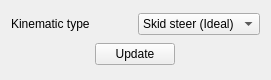
<?xml version="1.0" encoding="UTF-8"?>
<ui version="4.0">
 <class>KinematicProperties</class>
 <widget class="QWidget" name="KinematicProperties">
  <property name="geometry">
   <rect>
    <x>0</x>
    <y>0</y>
    <width>271</width>
    <height>80</height>
   </rect>
  </property>
  <property name="windowTitle">
   <string>Kinematic</string>
  </property>
  <layout class="QGridLayout" name="gridLayout">
   <item row="0" column="0">
    <layout class="QHBoxLayout" name="horizontalLayout">
     <item>
      <widget class="QLabel" name="label">
       <property name="text">
        <string>Kinematic type</string>
       </property>
      </widget>
     </item>
     <item>
      <widget class="QComboBox" name="comboBox">
       <item>
        <property name="text">
         <string>Skid steer (Ideal)</string>
        </property>
       </item>
       <item>
        <property name="text">
         <string>Omnidirectional</string>
        </property>
       </item>
       <item>
        <property name="text">
         <string>Ackermann</string>
        </property>
       </item>
      </widget>
     </item>
    </layout>
   </item>
   <item row="1" column="0" alignment="Qt::AlignHCenter">
    <widget class="QPushButton" name="updateButton">
     <property name="sizePolicy">
      <sizepolicy hsizetype="Expanding" vsizetype="Fixed">
       <horstretch>0</horstretch>
       <verstretch>0</verstretch>
      </sizepolicy>
     </property>
     <property name="maximumSize">
      <size>
       <width>200</width>
       <height>16777215</height>
      </size>
     </property>
     <property name="text">
      <string>Update</string>
     </property>
    </widget>
   </item>
  </layout>
 </widget>
 <resources/>
 <connections/>
</ui>
